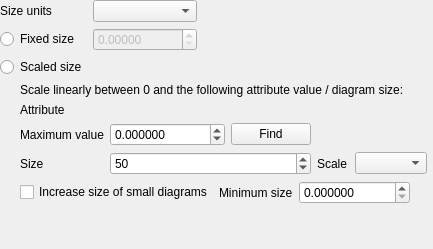
                <widget class="QWidget" name="scrollAreaWidgetContents_6">
                 <property name="geometry">
                  <rect>
                   <x>0</x>
                   <y>0</y>
                   <width>433</width>
                   <height>249</height>
                  </rect>
                 </property>
                 <layout class="QGridLayout" name="gridLayout_11">
                  <property name="leftMargin">
                   <number>0</number>
                  </property>
                  <property name="topMargin">
                   <number>0</number>
                  </property>
                  <property name="rightMargin">
                   <number>6</number>
                  </property>
                  <property name="bottomMargin">
                   <number>0</number>
                  </property>
                  <item row="0" column="0">
                   <widget class="QLabel" name="mDiagramUnitsLabel">
                    <property name="text">
                     <string>Size units</string>
                    </property>
                   </widget>
                  </item>
                  <item row="1" column="0">
                   <widget class="QRadioButton" name="mFixedSizeRadio">
                    <property name="text">
                     <string>Fixed size</string>
                    </property>
                   </widget>
                  </item>
                  <item row="1" column="1">
                   <widget class="QgsDoubleSpinBox" name="mDiagramSizeSpinBox">
                    <property name="enabled">
                     <bool>false</bool>
                    </property>
                    <property name="decimals">
                     <number>5</number>
                    </property>
                    <property name="maximum">
                     <double>9999999.990000000223517</double>
                    </property>
                   </widget>
                  </item>
                  <item row="0" column="1">
                   <widget class="QComboBox" name="mDiagramUnitComboBox"/>
                  </item>
                  <item row="4" column="0">
                   <spacer name="verticalSpacer_3">
                    <property name="orientation">
                     <enum>Qt::Vertical</enum>
                    </property>
                    <property name="sizeHint" stdset="0">
                     <size>
                      <width>20</width>
                      <height>40</height>
                     </size>
                    </property>
                   </spacer>
                  </item>
                  <item row="3" column="0" colspan="3">
                   <widget class="QFrame" name="mLinearScaleFrame">
                    <property name="frameShape">
                     <enum>QFrame::NoFrame</enum>
                    </property>
                    <property name="frameShadow">
                     <enum>QFrame::Plain</enum>
                    </property>
                    <layout class="QVBoxLayout" name="verticalLayout_2">
                     <property name="leftMargin">
                      <number>20</number>
                     </property>
                     <property name="topMargin">
                      <number>0</number>
                     </property>
                     <property name="rightMargin">
                      <number>0</number>
                     </property>
                     <property name="bottomMargin">
                      <number>0</number>
                     </property>
                     <item>
                      <widget class="QLabel" name="mLinearlyScalingLabel">
                       <property name="text">
                        <string>Scale linearly between 0 and the following attribute value / diagram size:</string>
                       </property>
                       <property name="wordWrap">
                        <bool>true</bool>
                       </property>
                      </widget>
                     </item>
                     <item>
                      <layout class="QGridLayout" name="gridLayout">
                       <item row="3" column="0">
                        <widget class="QLabel" name="mSizeLabel">
                         <property name="text">
                          <string>Size</string>
                         </property>
                        </widget>
                       </item>
                       <item row="3" column="1" colspan="2">
                        <widget class="QgsSpinBox" name="mSizeSpinBox">
                         <property name="maximum">
                          <number>10000000</number>
                         </property>
                         <property name="value">
                          <number>50</number>
                         </property>
                        </widget>
                       </item>
                       <item row="2" column="0">
                        <widget class="QLabel" name="label_4">
                         <property name="text">
                          <string>Maximum value</string>
                         </property>
                        </widget>
                       </item>
                       <item row="0" column="0" rowspan="2">
                        <widget class="QLabel" name="mSizeAttributeLabel">
                         <property name="text">
                          <string>Attribute</string>
                         </property>
                        </widget>
                       </item>
                       <item row="0" column="1" rowspan="2" colspan="4">
                        <widget class="QgsFieldExpressionWidget" name="mSizeFieldExpressionWidget" native="true">
                         <property name="sizePolicy">
                          <sizepolicy hsizetype="Expanding" vsizetype="Preferred">
                           <horstretch>0</horstretch>
                           <verstretch>0</verstretch>
                          </sizepolicy>
                         </property>
                         <property name="maximumSize">
                          <size>
                           <width>16777215</width>
                           <height>16777215</height>
                          </size>
                         </property>
                        </widget>
                       </item>
                       <item row="3" column="3">
                        <widget class="QLabel" name="mScaleDependencyLabel">
                         <property name="text">
                          <string>Scale</string>
                         </property>
                        </widget>
                       </item>
                       <item row="3" column="4">
                        <widget class="QComboBox" name="mScaleDependencyComboBox"/>
                       </item>
                       <item row="2" column="1" colspan="2">
                        <layout class="QHBoxLayout" name="horizontalLayout_2">
                         <item>
                          <widget class="QgsDoubleSpinBox" name="mMaxValueSpinBox">
                           <property name="decimals">
                            <number>6</number>
                           </property>
                           <property name="minimum">
                            <double>-99999999.000000000000000</double>
                           </property>
                           <property name="maximum">
                            <double>99999999.000000000000000</double>
                           </property>
                          </widget>
                         </item>
                         <item>
                          <widget class="QPushButton" name="mFindMaximumValueButton">
                           <property name="text">
                            <string>Find</string>
                           </property>
                          </widget>
                         </item>
                        </layout>
                       </item>
                       <item row="4" column="0" colspan="5">
                        <widget class="QFrame" name="mFrameIncreaseSize">
                         <property name="frameShape">
                          <enum>QFrame::NoFrame</enum>
                         </property>
                         <property name="frameShadow">
                          <enum>QFrame::Raised</enum>
                         </property>
                         <layout class="QHBoxLayout" name="horizontalLayout">
                          <property name="leftMargin">
                           <number>0</number>
                          </property>
                          <property name="topMargin">
                           <number>0</number>
                          </property>
                          <property name="rightMargin">
                           <number>0</number>
                          </property>
                          <property name="bottomMargin">
                           <number>0</number>
                          </property>
                          <item>
                           <widget class="QCheckBox" name="mIncreaseSmallDiagramsCheck">
                            <property name="text">
                             <string>Increase size of small diagrams</string>
                            </property>
                           </widget>
                          </item>
                          <item>
                           <widget class="QLabel" name="mIncreaseMinimumSizeLabel">
                            <property name="text">
                             <string>Minimum size</string>
                            </property>
                           </widget>
                          </item>
                          <item>
                           <widget class="QgsDoubleSpinBox" name="mIncreaseMinimumSizeSpinBox">
                            <property name="decimals">
                             <number>6</number>
                            </property>
                            <property name="maximum">
                             <double>100000.000000000000000</double>
                            </property>
                            <property name="singleStep">
                             <double>0.200000000000000</double>
                            </property>
                           </widget>
                          </item>
                          <item>
                           <spacer name="horizontalSpacer_4">
                            <property name="orientation">
                             <enum>Qt::Horizontal</enum>
                            </property>
                            <property name="sizeHint" stdset="0">
                             <size>
                              <width>40</width>
                              <height>20</height>
                             </size>
                            </property>
                           </spacer>
                          </item>
                         </layout>
                        </widget>
                       </item>
                      </layout>
                     </item>
                    </layout>
                   </widget>
                  </item>
                  <item row="2" column="0">
                   <widget class="QRadioButton" name="mAttributeBasedScalingRadio">
                    <property name="text">
                     <string>Scaled size</string>
                    </property>
                   </widget>
                  </item>
                  <item row="0" column="2">
                   <spacer name="horizontalSpacer_3">
                    <property name="orientation">
                     <enum>Qt::Horizontal</enum>
                    </property>
                    <property name="sizeHint" stdset="0">
                     <size>
                      <width>40</width>
                      <height>20</height>
                     </size>
                    </property>
                   </spacer>
                  </item>
                 </layout>
                </widget>
